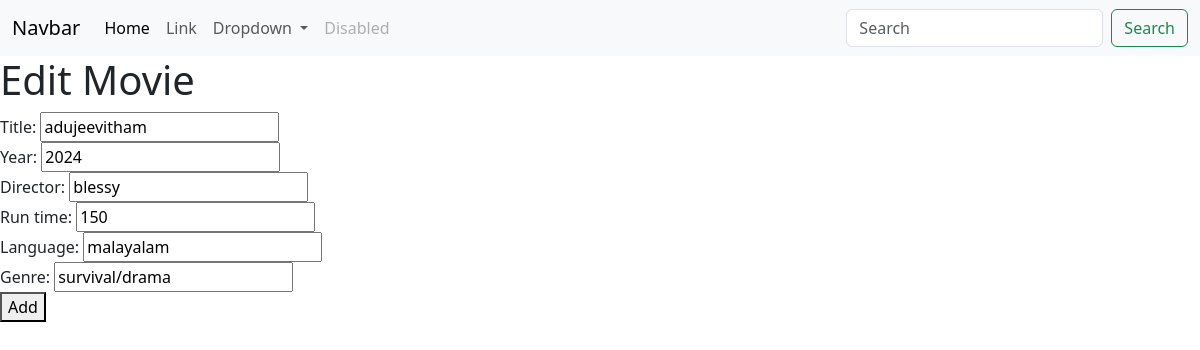
Page /movies/3/change/ on the committed database.
### myapp/models.py (models this page shows, shortened)
class Movie(models.Model):
    title=models.CharField(max_length=200)
    year=models.CharField(max_length=200)
    director=models.CharField(max_length=200)
    run_time=models.PositiveIntegerField()
    language=models.CharField(max_length=200)
    genre=models.CharField(max_length=200)

### myapp/views.py (the view, shortened to what this page needs)
# urls.py: path('movies/<int:pk>/change/',views.MovieUpdateView.as_view(),name="movie-edit")
class MovieUpdateView(View):
    def get(self,request,*args,**kwargs):
        id=kwargs.get("pk")
        movie_object=Movie.objects.get(id=id)
        form_instance=MovieModelForm(instance=movie_object) #instance used in Modelform
        return render(request,"movie_edit.html",{"form":form_instance})

### myapp/forms.py
class MovieModelForm(forms.ModelForm):
    pass
    class Meta:
        model=Movie
        exclude=("id",)
    widgets={
        "title":forms.TextInput(attrs={"class":"form-control"}),
        "year":forms.TextInput(attrs={"class":"form-control"}),
        "run_time":forms.TextInput(attrs={"class":"form-control"}),
        "language":forms.TextInput(attrs={"class":"form-control"}),
        "director":forms.TextInput(attrs={"class":"form-control"}),
        "genre":forms.TextInput(attrs={"class":"form-control"}),
    }

### myapp/templates/movie_edit.html (shortened to what this page needs)
{%extends 'base.html'%}
{%block main_block%}
<div class="conatiner">
    <h1>Edit Movie</h1>
    <form action="" method="post">
        {{form}}
        <button type="submit">Add</button>
    </form>
</div>
{%endblock%}

### rows in the picture
Movie: title "adujeevitham", year "2024", director "blessy", run_time "150", language "malayalam", genre "survival/drama"
